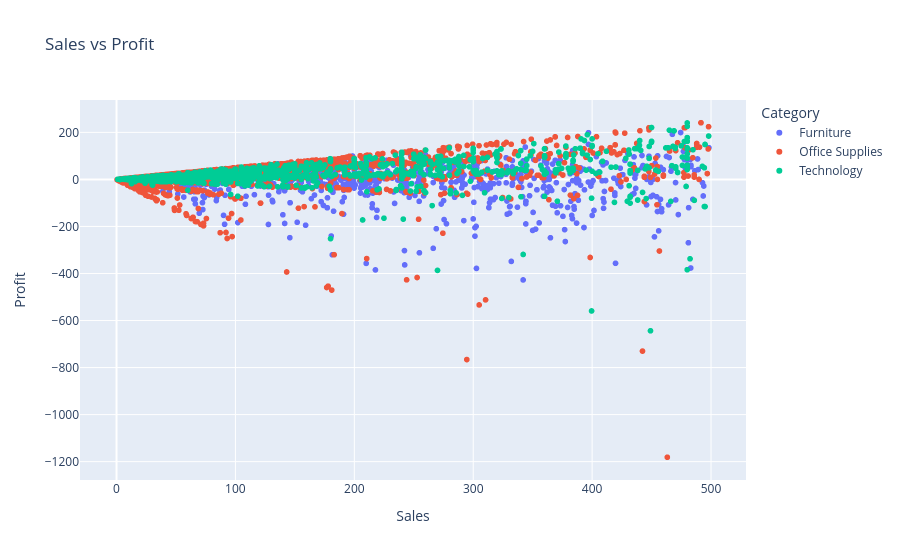

Notebook source saved alongside this figure:
### Markdown cell above
## Interactive Scatter Plot

### Sales vs Profit using Plotly

### Code cell
fig = px.scatter(
    df,
    x="Sales",
    y="Profit",
    color="Category",
    title="Sales vs Profit"
)

fig.show()

fig.write_html("../dashboards/sales_profit_plotly.html")

### Figure 1 — Plotly figure (JSON) as saved in the notebook; plotly's stock layout.template omitted (floating-point values rounded to 4 significant figures; data arrays with more than 128 entries replaced by an {"elided": "..."} marker saying what was removed)
{"data": [{"hovertemplate": "Category=Furniture<br>Sales=%{x}<br>Profit=%{y}<extra></extra>", "legendgroup": "Furniture", "marker": {"color": "#636efa", "symbol": "circle"}, "mode": "markers", "name": "Furniture", "showlegend": true, "type": "scattergl", "x": {"elided": "1654 float values"}, "xaxis": "x", "y": {"elided": "1654 float values"}, "yaxis": "y"}, {"hovertemplate": "Category=Office Supplies<br>Sales=%{x}<br>Profit=%{y}<extra></extra>", "legendgroup": "Office Supplies", "marker": {"color": "#EF553B", "symbol": "circle"}, "mode": "markers", "name": "Office Supplies", "showlegend": true, "type": "scattergl", "x": {"elided": "5726 float values"}, "xaxis": "x", "y": {"elided": "5726 float values"}, "yaxis": "y"}, {"hovertemplate": "Category=Technology<br>Sales=%{x}<br>Profit=%{y}<extra></extra>", "legendgroup": "Technology", "marker": {"color": "#00cc96", "symbol": "circle"}, "mode": "markers", "name": "Technology", "showlegend": true, "type": "scattergl", "x": {"elided": "1447 float values"}, "xaxis": "x", "y": {"elided": "1447 float values"}, "yaxis": "y"}], "layout": {"autosize": true, "legend": {"title": {"text": "Category"}, "tracegroupgap": 0}, "title": {"text": "Sales vs Profit"}, "xaxis": {"anchor": "y", "autorange": true, "domain": [0, 1], "range": [-29.92, 528.6], "title": {"text": "Sales"}, "type": "linear"}, "yaxis": {"anchor": "x", "autorange": true, "domain": [0, 1], "range": [-1299.0, 358.2], "title": {"text": "Profit"}, "type": "linear"}}}
